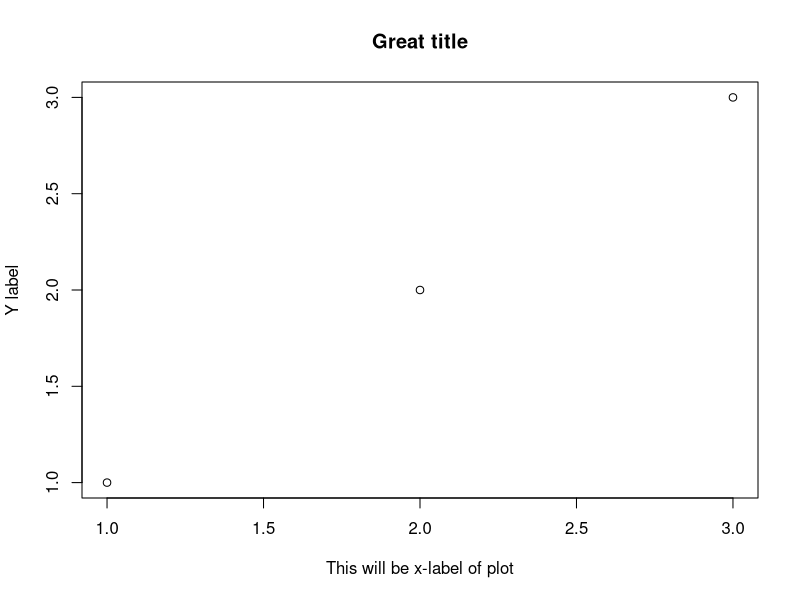

This chart was generated by the following R code: (Note: this script raises an error after producing the figure.)
## ---- chunk 1

abc <- matrix(c(3, 5, 2, 6 ,7, 3), nrow = 3,ncol = 2)

efg <- matrix(c(3, 0, 4, 6, 7, 2), nrow = 3, ncol= 2)
                  
matrixdiff <- function(abc, efg) {
    product <- abc - efg
    product
}

matrixdiff(abc,efg)

#Example:

function_name <- function(arg1, arg2 = "Lucy"){
  if (arg2 == "Lucy") {
    output <- paste("Lucy in the sky with ",arg1,"\n",sep="")}
  else {
    output <- paste(arg1," in the ocean with ",arg2,"\n",sep="")}
  return(cat(output))
}
function_name("diamonds","Lucy")
function_name("diamonds","Pepita")



## ---- chunk 2
df1 <- data.frame(a=c(1,2,3))
df2 <- data.frame(a=c(1,2,3),b=c(4,5,6))
df1
df2


## ---- chunk 3
my_plot <- function(...){
  plot(c(1,2,3),c(1,2,3),...)
}

my_plot(main="Great title", xlab = "This will be x-label of plot", ylab="Y label")


## ---- chunk 4

## ---- chunk 5
#!/usr/bin/env Rscript
firstarg=as.numeric(commandArgs(trailingOnly = TRUE)[1])
mydata=rnorm(1000,mean = firstarg)
print(summary(mydata))

## ---- chunk 6
install.packages("magrittr")
library(magrittr)
install.packages("dplyr")
library(dplyr)
install.packages("tibble")
library(tibble)
library(tidyverse)
myname <- "Eva"
ipt <- installed.packages() %>% 
  as_tibble() %>% 
  select(Package) %>% 
  mutate(name <- myname)

write_csv(path = here("data", paste0(myname,"_installed_packages.csv")))
## ---- chunk 7

## ---- chunk 8

## ---- chunk 9


## ---- chunk 10

## ---- chunk 11

## ---- chunk 12


## ---- chunk 13

## ---- chunk 14

## ---- chunk 15


